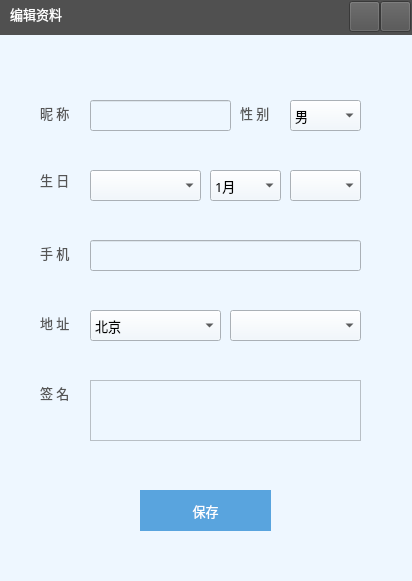
   <widget class="QWidget" name="widget" native="true">
    <property name="geometry">
     <rect>
      <x>9</x>
      <y>9</y>
      <width>412</width>
      <height>581</height>
     </rect>
    </property>
    <property name="font">
     <font>
      <pointsize>10</pointsize>
     </font>
    </property>
    <property name="styleSheet">
     <string notr="true">background-color: rgb(238, 247, 255);</string>
    </property>
    <widget class="QLabel" name="label_8">
     <property name="geometry">
      <rect>
       <x>0</x>
       <y>0</y>
       <width>412</width>
       <height>35</height>
      </rect>
     </property>
     <property name="styleSheet">
      <string notr="true">background-color: rgb(80, 80, 80);</string>
     </property>
     <property name="text">
      <string/>
     </property>
    </widget>
    <widget class="QPushButton" name="pushButton_4">
     <property name="geometry">
      <rect>
       <x>380</x>
       <y>1</y>
       <width>31</width>
       <height>31</height>
      </rect>
     </property>
     <property name="styleSheet">
      <string notr="true">QPushButton{border-image: url(:/image/close.png);background:rgb(80, 80, 80);}
QPushButton:hover{background: rgb(207, 0, 0);}</string>
     </property>
     <property name="text">
      <string/>
     </property>
    </widget>
    <widget class="QPushButton" name="pushButton_5">
     <property name="geometry">
      <rect>
       <x>349</x>
       <y>1</y>
       <width>31</width>
       <height>31</height>
      </rect>
     </property>
     <property name="styleSheet">
      <string notr="true">QPushButton{border-image: url(:/image/minimum.png);background:rgb(80, 80,80);}
QPushButton:hover{background: rgb(100, 100, 100);}</string>
     </property>
     <property name="text">
      <string/>
     </property>
    </widget>
    <widget class="QPushButton" name="pushButton_6">
     <property name="geometry">
      <rect>
       <x>140</x>
       <y>490</y>
       <width>131</width>
       <height>41</height>
      </rect>
     </property>
     <property name="font">
      <font>
       <family>微软雅黑</family>
       <pointsize>10</pointsize>
      </font>
     </property>
     <property name="styleSheet">
      <string notr="true">QPushButton{border-style:none;background: rgb(89, 164, 222);color: rgb(255, 255, 255);}
QPushButton:hover{background:rgb(100, 178, 232);color: rgb(255, 255, 255);}</string>
     </property>
     <property name="text">
      <string>保存</string>
     </property>
    </widget>
    <widget class="QLabel" name="label_9">
     <property name="geometry">
      <rect>
       <x>40</x>
       <y>103</y>
       <width>41</width>
       <height>20</height>
      </rect>
     </property>
     <property name="font">
      <font>
       <family>微软雅黑</family>
       <pointsize>10</pointsize>
      </font>
     </property>
     <property name="text">
      <string>&lt;html&gt;&lt;head/&gt;&lt;body&gt;&lt;p&gt;&lt;span style=&quot; color:#555555;&quot;&gt;昵  称&lt;/span&gt;&lt;/p&gt;&lt;/body&gt;&lt;/html&gt;</string>
     </property>
    </widget>
    <widget class="QLabel" name="label_10">
     <property name="geometry">
      <rect>
       <x>40</x>
       <y>313</y>
       <width>41</width>
       <height>20</height>
      </rect>
     </property>
     <property name="font">
      <font>
       <family>微软雅黑</family>
       <pointsize>10</pointsize>
      </font>
     </property>
     <property name="text">
      <string>&lt;html&gt;&lt;head/&gt;&lt;body&gt;&lt;p&gt;&lt;span style=&quot; color:#555555;&quot;&gt;地 址&lt;/span&gt;&lt;/p&gt;&lt;/body&gt;&lt;/html&gt;</string>
     </property>
    </widget>
    <widget class="QLabel" name="label_11">
     <property name="geometry">
      <rect>
       <x>40</x>
       <y>383</y>
       <width>41</width>
       <height>20</height>
      </rect>
     </property>
     <property name="font">
      <font>
       <family>微软雅黑</family>
       <pointsize>10</pointsize>
      </font>
     </property>
     <property name="text">
      <string>&lt;html&gt;&lt;head/&gt;&lt;body&gt;&lt;p&gt;&lt;span style=&quot; color:#555555;&quot;&gt;签  名&lt;/span&gt;&lt;/p&gt;&lt;/body&gt;&lt;/html&gt;</string>
     </property>
    </widget>
    <widget class="QTextEdit" name="textEdit1">
     <property name="geometry">
      <rect>
       <x>90</x>
       <y>380</y>
       <width>271</width>
       <height>61</height>
      </rect>
     </property>
     <property name="font">
      <font>
       <family>微软雅黑</family>
       <pointsize>10</pointsize>
      </font>
     </property>
     <property name="styleSheet">
      <string notr="true"/>
     </property>
    </widget>
    <widget class="QLineEdit" name="lineEdit">
     <property name="geometry">
      <rect>
       <x>90</x>
       <y>240</y>
       <width>271</width>
       <height>31</height>
      </rect>
     </property>
     <property name="font">
      <font>
       <family>微软雅黑</family>
       <pointsize>10</pointsize>
      </font>
     </property>
    </widget>
    <widget class="QLineEdit" name="lineEdit_2">
     <property name="geometry">
      <rect>
       <x>90</x>
       <y>100</y>
       <width>141</width>
       <height>31</height>
      </rect>
     </property>
     <property name="font">
      <font>
       <family>微软雅黑</family>
       <pointsize>10</pointsize>
      </font>
     </property>
    </widget>
    <widget class="QComboBox" name="comboBox">
     <property name="geometry">
      <rect>
       <x>290</x>
       <y>100</y>
       <width>71</width>
       <height>31</height>
      </rect>
     </property>
     <property name="font">
      <font>
       <family>微软雅黑</family>
       <pointsize>10</pointsize>
      </font>
     </property>
     <property name="styleSheet">
      <string notr="true"/>
     </property>
     <item>
      <property name="text">
       <string>男</string>
      </property>
     </item>
     <item>
      <property name="text">
       <string>女</string>
      </property>
     </item>
    </widget>
    <widget class="QLabel" name="label_12">
     <property name="geometry">
      <rect>
       <x>240</x>
       <y>103</y>
       <width>41</width>
       <height>20</height>
      </rect>
     </property>
     <property name="font">
      <font>
       <family>微软雅黑</family>
       <pointsize>10</pointsize>
      </font>
     </property>
     <property name="text">
      <string>&lt;html&gt;&lt;head/&gt;&lt;body&gt;&lt;p&gt;&lt;span style=&quot; color:#555555;&quot;&gt;性    别&lt;/span&gt;&lt;/p&gt;&lt;/body&gt;&lt;/html&gt;</string>
     </property>
    </widget>
    <widget class="QLabel" name="label_13">
     <property name="geometry">
      <rect>
       <x>40</x>
       <y>243</y>
       <width>41</width>
       <height>20</height>
      </rect>
     </property>
     <property name="font">
      <font>
       <family>微软雅黑</family>
       <pointsize>10</pointsize>
      </font>
     </property>
     <property name="text">
      <string>&lt;html&gt;&lt;head/&gt;&lt;body&gt;&lt;p&gt;&lt;span style=&quot; color:#555555;&quot;&gt;手  机&lt;/span&gt;&lt;/p&gt;&lt;/body&gt;&lt;/html&gt;</string>
     </property>
    </widget>
    <widget class="QComboBox" name="comboBox_2">
     <property name="geometry">
      <rect>
       <x>90</x>
       <y>310</y>
       <width>131</width>
       <height>31</height>
      </rect>
     </property>
     <property name="font">
      <font>
       <family>微软雅黑</family>
       <pointsize>10</pointsize>
      </font>
     </property>
     <item>
      <property name="text">
       <string>北京</string>
      </property>
     </item>
     <item>
      <property name="text">
       <string>天津</string>
      </property>
     </item>
     <item>
      <property name="text">
       <string>河北</string>
      </property>
     </item>
     <item>
      <property name="text">
       <string>山西</string>
      </property>
     </item>
     <item>
      <property name="text">
       <string>内蒙古</string>
      </property>
     </item>
     <item>
      <property name="text">
       <string>辽宁</string>
      </property>
     </item>
     <item>
      <property name="text">
       <string>吉林</string>
      </property>
     </item>
     <item>
      <property name="text">
       <string>黑龙江</string>
      </property>
     </item>
     <item>
      <property name="text">
       <string>上海</string>
      </property>
     </item>
     <item>
      <property name="text">
       <string>江苏</string>
      </property>
     </item>
     <item>
      <property name="text">
       <string>浙江</string>
      </property>
     </item>
     <item>
      <property name="text">
       <string>安徽</string>
      </property>
     </item>
     <item>
      <property name="text">
       <string>福建</string>
      </property>
     </item>
     <item>
      <property name="text">
       <string>江西</string>
      </property>
     </item>
     <item>
      <property name="text">
       <string>山东</string>
      </property>
     </item>
     <item>
      <property name="text">
       <string>河南</string>
      </property>
     </item>
     <item>
      <property name="text">
       <string>湖北</string>
      </property>
     </item>
     <item>
      <property name="text">
       <string>湖南</string>
      </property>
     </item>
     <item>
      <property name="text">
       <string>广东</string>
      </property>
     </item>
     <item>
      <property name="text">
       <string>广西</string>
      </property>
     </item>
     <item>
      <property name="text">
       <string>海南</string>
      </property>
     </item>
     <item>
      <property name="text">
       <string>重庆</string>
      </property>
     </item>
     <item>
      <property name="text">
       <string>四川</string>
      </property>
     </item>
     <item>
      <property name="text">
       <string>贵州</string>
      </property>
     </item>
     <item>
      <property name="text">
       <string>云南</string>
      </property>
     </item>
     <item>
      <property name="text">
       <string>西藏</string>
      </property>
     </item>
     <item>
      <property name="text">
       <string>陕西</string>
      </property>
     </item>
     <item>
      <property name="text">
       <string>甘肃</string>
      </property>
     </item>
     <item>
      <property name="text">
       <string>青海</string>
      </property>
     </item>
     <item>
      <property name="text">
       <string>宁夏</string>
      </property>
     </item>
     <item>
      <property name="text">
       <string>新疆</string>
      </property>
     </item>
     <item>
      <property name="text">
       <string>台湾</string>
      </property>
     </item>
     <item>
      <property name="text">
       <string>香港</string>
      </property>
     </item>
     <item>
      <property name="text">
       <string>澳门</string>
      </property>
     </item>
     <item>
      <property name="text">
       <string/>
      </property>
     </item>
    </widget>
    <widget class="QComboBox" name="comboBox_3">
     <property name="geometry">
      <rect>
       <x>230</x>
       <y>310</y>
       <width>131</width>
       <height>31</height>
      </rect>
     </property>
     <property name="font">
      <font>
       <family>微软雅黑</family>
       <pointsize>10</pointsize>
      </font>
     </property>
    </widget>
    <widget class="QLabel" name="label_14">
     <property name="geometry">
      <rect>
       <x>10</x>
       <y>4</y>
       <width>72</width>
       <height>21</height>
      </rect>
     </property>
     <property name="font">
      <font>
       <family>微软雅黑</family>
       <pointsize>10</pointsize>
      </font>
     </property>
     <property name="styleSheet">
      <string notr="true">background:transparent;</string>
     </property>
     <property name="text">
      <string>&lt;html&gt;&lt;head/&gt;&lt;body&gt;&lt;p&gt;&lt;span style=&quot; color:#ffffff;&quot;&gt;编辑资料&lt;/span&gt;&lt;/p&gt;&lt;/body&gt;&lt;/html&gt;</string>
     </property>
    </widget>
    <widget class="QLabel" name="label_15">
     <property name="geometry">
      <rect>
       <x>40</x>
       <y>170</y>
       <width>41</width>
       <height>20</height>
      </rect>
     </property>
     <property name="font">
      <font>
       <family>微软雅黑</family>
       <pointsize>10</pointsize>
      </font>
     </property>
     <property name="text">
      <string>&lt;html&gt;&lt;head/&gt;&lt;body&gt;&lt;p&gt;&lt;span style=&quot; color:#555555;&quot;&gt;生 日&lt;/span&gt;&lt;/p&gt;&lt;/body&gt;&lt;/html&gt;</string>
     </property>
    </widget>
    <widget class="QComboBox" name="comboBox_4">
     <property name="geometry">
      <rect>
       <x>90</x>
       <y>170</y>
       <width>111</width>
       <height>31</height>
      </rect>
     </property>
     <property name="font">
      <font>
       <family>微软雅黑</family>
       <pointsize>10</pointsize>
      </font>
     </property>
    </widget>
    <widget class="QComboBox" name="comboBox_5">
     <property name="geometry">
      <rect>
       <x>210</x>
       <y>170</y>
       <width>71</width>
       <height>31</height>
      </rect>
     </property>
     <property name="font">
      <font>
       <family>微软雅黑</family>
       <pointsize>10</pointsize>
      </font>
     </property>
     <item>
      <property name="text">
       <string>1月</string>
      </property>
     </item>
     <item>
      <property name="text">
       <string>2月</string>
      </property>
     </item>
     <item>
      <property name="text">
       <string>3月</string>
      </property>
     </item>
     <item>
      <property name="text">
       <string>4月</string>
      </property>
     </item>
     <item>
      <property name="text">
       <string>5月</string>
      </property>
     </item>
     <item>
      <property name="text">
       <string>6月</string>
      </property>
     </item>
     <item>
      <property name="text">
       <string>7月</string>
      </property>
     </item>
     <item>
      <property name="text">
       <string>8月</string>
      </property>
     </item>
     <item>
      <property name="text">
       <string>9月</string>
      </property>
     </item>
     <item>
      <property name="text">
       <string>10月</string>
      </property>
     </item>
     <item>
      <property name="text">
       <string>11月</string>
      </property>
     </item>
     <item>
      <property name="text">
       <string>12月</string>
      </property>
     </item>
    </widget>
    <widget class="QComboBox" name="comboBox_6">
     <property name="geometry">
      <rect>
       <x>290</x>
       <y>170</y>
       <width>71</width>
       <height>31</height>
      </rect>
     </property>
     <property name="font">
      <font>
       <family>微软雅黑</family>
       <pointsize>10</pointsize>
      </font>
     </property>
    </widget>
    <zorder>label_8</zorder>
    <zorder>pushButton_4</zorder>
    <zorder>pushButton_5</zorder>
    <zorder>pushButton_6</zorder>
    <zorder>label_9</zorder>
    <zorder>label_10</zorder>
    <zorder>label_11</zorder>
    <zorder>textEdit1</zorder>
    <zorder>lineEdit</zorder>
    <zorder>lineEdit_2</zorder>
    <zorder>label_12</zorder>
    <zorder>label_13</zorder>
    <zorder>comboBox_2</zorder>
    <zorder>comboBox_3</zorder>
    <zorder>label_15</zorder>
    <zorder>comboBox_4</zorder>
    <zorder>comboBox_5</zorder>
    <zorder>comboBox_6</zorder>
    <zorder>comboBox</zorder>
    <zorder>label_14</zorder>
   </widget>
